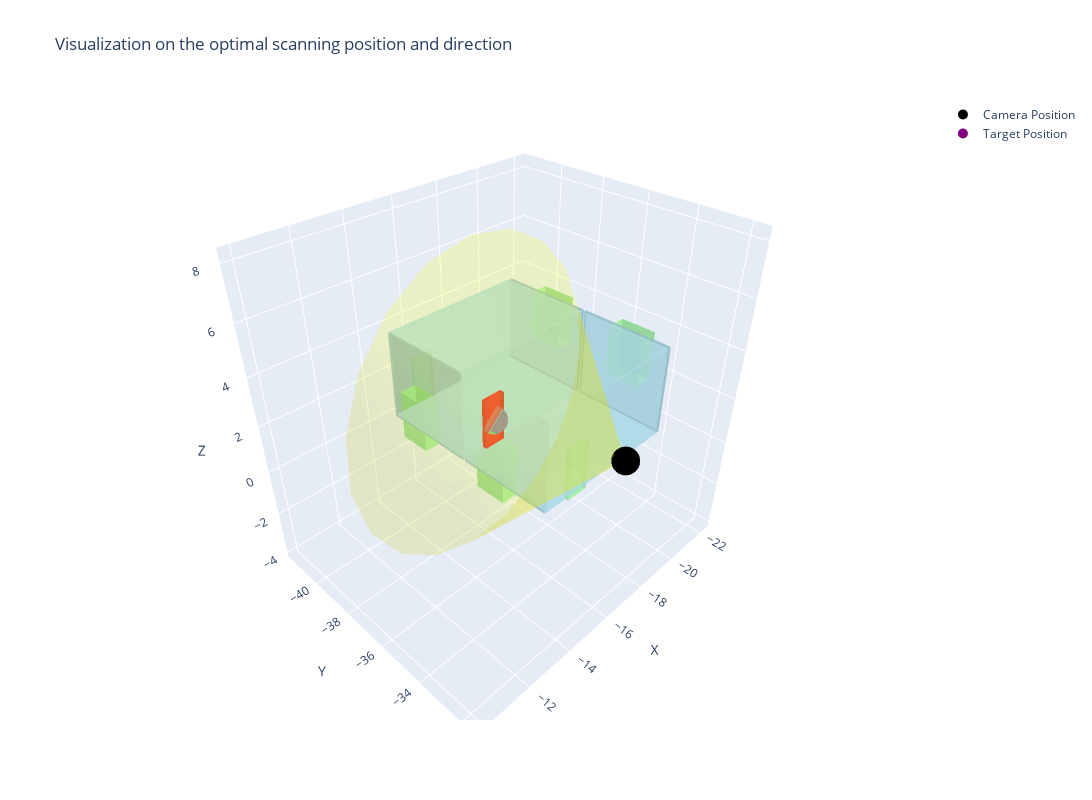

Write notebook code for a chart like this one.
### Code cell
# the fourth trial
# complex (connection reasoning) / indirect / 6 node distance / single task / door

user_description = "The door handle in room ID 13 that connects to room ID 14 is contaminated with germs."
gpt_model = "gpt-4o"
ground_truth = {
    "defect_id": 5004,
    "room_id": 13,
    "robot_id": 2,
    "path": a_star_path_planner(scene_graph, robot_storage_room_id, 13)
}
print(f"ground truth: {ground_truth}")
evaluate_end2end(user_description, scene_graph, robot_DB, gpt_model)

### Figure 1 — Plotly figure (JSON) as saved in the notebook; plotly's stock layout.template omitted (floating-point values rounded to 4 significant figures)
{"data": [{"color": "lightblue", "flatshading": true, "hoverinfo": "text", "i": [0, 0, 4, 4, 0, 0, 1, 1, 2, 2, 3, 3], "j": [1, 2, 5, 6, 1, 5, 2, 6, 3, 7, 0, 4], "k": [2, 3, 6, 7, 5, 4, 6, 5, 7, 6, 4, 7], "opacity": 0.5, "text": "ID: 1014, Type: wall", "type": "mesh3d", "x": [-21.43, -21.33, -21.33, -21.43, -21.43, -21.33, -21.33, -21.43], "y": [-37.46, -37.46, -33.6, -33.6, -37.46, -37.46, -33.6, -33.6], "z": [0, 0, 0, 0, 3.7, 3.7, 3.7, 3.7]}, {"color": "lightgreen", "flatshading": true, "hoverinfo": "text", "i": [0, 0, 4, 4, 0, 0, 1, 1, 2, 2, 3, 3], "j": [1, 2, 5, 6, 1, 5, 2, 6, 3, 7, 0, 4], "k": [2, 3, 6, 7, 5, 4, 6, 5, 7, 6, 4, 7], "opacity": 0.5, "text": "ID: 4004, Type: window", "type": "mesh3d", "x": [-22.19, -21.38, -21.38, -22.19, -22.19, -21.38, -21.38, -22.19], "y": [-36.28, -36.28, -34.78, -34.78, -36.28, -36.28, -34.78, -34.78], "z": [1.464, 1.464, 1.464, 1.464, 3.522, 3.522, 3.522, 3.522]}, {"color": "lightblue", "flatshading": true, "hoverinfo": "text", "i": [0, 0, 4, 4, 0, 0, 1, 1, 2, 2, 3, 3], "j": [1, 2, 5, 6, 1, 5, 2, 6, 3, 7, 0, 4], "k": [2, 3, 6, 7, 5, 4, 6, 5, 7, 6, 4, 7], "opacity": 0.5, "text": "ID: 1110, Type: wall", "type": "mesh3d", "x": [-21.38, -15.0, -15.0, -21.38, -21.38, -15.0, -15.0, -21.38], "y": [-33.65, -33.65, -33.55, -33.55, -33.65, -33.65, -33.55, -33.55], "z": [0, 0, 0, 0, 3.7, 3.7, 3.7, 3.7]}, {"color": "lightgreen", "flatshading": true, "hoverinfo": "text", "i": [0, 0, 4, 4, 0, 0, 1, 1, 2, 2, 3, 3], "j": [1, 2, 5, 6, 1, 5, 2, 6, 3, 7, 0, 4], "k": [2, 3, 6, 7, 5, 4, 6, 5, 7, 6, 4, 7], "opacity": 0.5, "text": "ID: 5003, Type: door", "type": "mesh3d", "x": [-16.91, -16.0, -16.0, -16.91, -16.91, -16.0, -16.0, -16.91], "y": [-33.62, -33.62, -33.43, -33.43, -33.62, -33.62, -33.43, -33.43], "z": [0, 0, 0, 0, 2.108, 2.108, 2.108, 2.108]}, {"color": "lightblue", "flatshading": true, "hoverinfo": "text", "i": [0, 0, 4, 4, 0, 0, 1, 1, 2, 2, 3, 3], "j": [1, 2, 5, 6, 1, 5, 2, 6, 3, 7, 0, 4], "k": [2, 3, 6, 7, 5, 4, 6, 5, 7, 6, 4, 7], "opacity": 0.5, "text": "ID: 2033, Type: ceiling", "type": "mesh3d", "x": [-21.38, -15.0, -15.0, -21.38, -21.38, -15.0, -15.0, -21.38], "y": [-37.46, -37.46, -33.6, -33.6, -37.46, -37.46, -33.6, -33.6], "z": [3.65, 3.65, 3.65, 3.65, 3.75, 3.75, 3.75, 3.75]}, {"color": "lightblue", "flatshading": true, "hoverinfo": "text", "i": [0, 0, 4, 4, 0, 0, 1, 1, 2, 2, 3, 3], "j": [1, 2, 5, 6, 1, 5, 2, 6, 3, 7, 0, 4], "k": [2, 3, 6, 7, 5, 4, 6, 5, 7, 6, 4, 7], "opacity": 0.5, "text": "ID: 1148, Type: wall", "type": "mesh3d", "x": [-15.05, -14.95, -14.95, -15.05, -15.05, -14.95, -14.95, -15.05], "y": [-37.46, -37.46, -33.6, -33.6, -37.46, -37.46, -33.6, -33.6], "z": [0, 0, 0, 0, 3.7, 3.7, 3.7, 3.7]}, {"color": "lightgreen", "flatshading": true, "hoverinfo": "text", "i": [0, 0, 4, 4, 0, 0, 1, 1, 2, 2, 3, 3], "j": [1, 2, 5, 6, 1, 5, 2, 6, 3, 7, 0, 4], "k": [2, 3, 6, 7, 5, 4, 6, 5, 7, 6, 4, 7], "opacity": 0.5, "text": "ID: 5007, Type: door", "type": "mesh3d", "x": [-15.02, -14.33, -14.33, -15.02, -15.02, -14.33, -14.33, -15.02], "y": [-36.15, -36.15, -34.9, -34.9, -36.15, -36.15, -34.9, -34.9], "z": [0, 0, 0, 0, 2.026, 2.026, 2.026, 2.026]}, {"color": "lightblue", "flatshading": true, "hoverinfo": "text", "i": [0, 0, 4, 4, 0, 0, 1, 1, 2, 2, 3, 3], "j": [1, 2, 5, 6, 1, 5, 2, 6, 3, 7, 0, 4], "k": [2, 3, 6, 7, 5, 4, 6, 5, 7, 6, 4, 7], "opacity": 0.5, "text": "ID: 1168, Type: wall", "type": "mesh3d", "x": [-21.38, -15.0, -15.0, -21.38, -21.38, -15.0, -15.0, -21.38], "y": [-37.51, -37.51, -37.41, -37.41, -37.51, -37.51, -37.41, -37.41], "z": [0, 0, 0, 0, 3.7, 3.7, 3.7, 3.7]}, {"color": "lightblue", "flatshading": true, "hoverinfo": "text", "i": [0, 0, 4, 4, 0, 0, 1, 1, 2, 2, 3, 3], "j": [1, 2, 5, 6, 1, 5, 2, 6, 3, 7, 0, 4], "k": [2, 3, 6, 7, 5, 4, 6, 5, 7, 6, 4, 7], "opacity": 0.5, "text": "ID: 3049, Type: floor", "type": "mesh3d", "x": [-21.38, -15.0, -15.0, -21.38, -21.38, -15.0, -15.0, -21.38], "y": [-37.46, -37.46, -33.6, -33.6, -37.46, -37.46, -33.6, -33.6], "z": [-0.05, -0.05, -0.05, -0.05, 0.05, 0.05, 0.05, 0.05]}, {"color": "lightblue", "flatshading": true, "hoverinfo": "text", "i": [0, 0, 4, 4, 0, 0, 1, 1, 2, 2, 3, 3], "j": [1, 2, 5, 6, 1, 5, 2, 6, 3, 7, 0, 4], "k": [2, 3, 6, 7, 5, 4, 6, 5, 7, 6, 4, 7], "opacity": 0.5, "text": "ID: 1033, Type: wall", "type": "mesh3d", "x": [-21.43, -21.33, -21.33, -21.43, -21.43, -21.33, -21.33, -21.43], "y": [-41.46, -41.46, -37.6, -37.6, -41.46, -41.46, -37.6, -37.6], "z": [0, 0, 0, 0, 3.7, 3.7, 3.7, 3.7]}, {"color": "lightgreen", "flatshading": true, "hoverinfo": "text", "i": [0, 0, 4, 4, 0, 0, 1, 1, 2, 2, 3, 3], "j": [1, 2, 5, 6, 1, 5, 2, 6, 3, 7, 0, 4], "k": [2, 3, 6, 7, 5, 4, 6, 5, 7, 6, 4, 7], "opacity": 0.5, "text": "ID: 4007, Type: window", "type": "mesh3d", "x": [-22.19, -21.38, -21.38, -22.19, -22.19, -21.38, -21.38, -22.19], "y": [-40.28, -40.28, -38.78, -38.78, -40.28, -40.28, -38.78, -38.78], "z": [1.464, 1.464, 1.464, 1.464, 3.522, 3.522, 3.522, 3.522]}, {"color": "lightblue", "flatshading": true, "hoverinfo": "text", "i": [0, 0, 4, 4, 0, 0, 1, 1, 2, 2, 3, 3], "j": [1, 2, 5, 6, 1, 5, 2, 6, 3, 7, 0, 4], "k": [2, 3, 6, 7, 5, 4, 6, 5, 7, 6, 4, 7], "opacity": 0.5, "text": "ID: 1079, Type: wall", "type": "mesh3d", "x": [-21.38, -15.0, -15.0, -21.38, -21.38, -15.0, -15.0, -21.38], "y": [-41.51, -41.51, -41.41, -41.41, -41.51, -41.51, -41.41, -41.41], "z": [0, 0, 0, 0, 3.7, 3.7, 3.7, 3.7]}, {"color": "lightgreen", "flatshading": true, "hoverinfo": "text", "i": [0, 0, 4, 4, 0, 0, 1, 1, 2, 2, 3, 3], "j": [1, 2, 5, 6, 1, 5, 2, 6, 3, 7, 0, 4], "k": [2, 3, 6, 7, 5, 4, 6, 5, 7, 6, 4, 7], "opacity": 0.5, "text": "ID: 5005, Type: door", "type": "mesh3d", "x": [-16.91, -16.0, -16.0, -16.91, -16.91, -16.0, -16.0, -16.91], "y": [-41.62, -41.62, -41.43, -41.43, -41.62, -41.62, -41.43, -41.43], "z": [0, 0, 0, 0, 2.108, 2.108, 2.108, 2.108]}, {"color": "lightblue", "flatshading": true, "hoverinfo": "text", "i": [0, 0, 4, 4, 0, 0, 1, 1, 2, 2, 3, 3], "j": [1, 2, 5, 6, 1, 5, 2, 6, 3, 7, 0, 4], "k": [2, 3, 6, 7, 5, 4, 6, 5, 7, 6, 4, 7], "opacity": 0.5, "text": "ID: 1141, Type: wall", "type": "mesh3d", "x": [-15.05, -14.95, -14.95, -15.05, -15.05, -14.95, -14.95, -15.05], "y": [-41.46, -41.46, -37.6, -37.6, -41.46, -41.46, -37.6, -37.6], "z": [0, 0, 0, 0, 3.7, 3.7, 3.7, 3.7]}, {"color": "lightgreen", "flatshading": true, "hoverinfo": "text", "i": [0, 0, 4, 4, 0, 0, 1, 1, 2, 2, 3, 3], "j": [1, 2, 5, 6, 1, 5, 2, 6, 3, 7, 0, 4], "k": [2, 3, 6, 7, 5, 4, 6, 5, 7, 6, 4, 7], "opacity": 0.5, "text": "ID: 5009, Type: door", "type": "mesh3d", "x": [-15.02, -14.33, -14.33, -15.02, -15.02, -14.33, -14.33, -15.02], "y": [-40.15, -40.15, -38.9, -38.9, -40.15, -40.15, -38.9, -38.9], "z": [0, 0, 0, 0, 2.026, 2.026, 2.026, 2.026]}, {"color": "lightblue", "flatshading": true, "hoverinfo": "text", "i": [0, 0, 4, 4, 0, 0, 1, 1, 2, 2, 3, 3], "j": [1, 2, 5, 6, 1, 5, 2, 6, 3, 7, 0, 4], "k": [2, 3, 6, 7, 5, 4, 6, 5, 7, 6, 4, 7], "opacity": 0.5, "text": "ID: 2051, Type: ceiling", "type": "mesh3d", "x": [-21.38, -15.0, -15.0, -21.38, -21.38, -15.0, -15.0, -21.38], "y": [-41.46, -41.46, -37.6, -37.6, -41.46, -41.46, -37.6, -37.6], "z": [3.65, 3.65, 3.65, 3.65, 3.75, 3.75, 3.75, 3.75]}, {"color": "lightblue", "flatshading": true, "hoverinfo": "text", "i": [0, 0, 4, 4, 0, 0, 1, 1, 2, 2, 3, 3], "j": [1, 2, 5, 6, 1, 5, 2, 6, 3, 7, 0, 4], "k": [2, 3, 6, 7, 5, 4, 6, 5, 7, 6, 4, 7], "opacity": 0.5, "text": "ID: 1163, Type: wall", "type": "mesh3d", "x": [-21.38, -15.0, -15.0, -21.38, -21.38, -15.0, -15.0, -21.38], "y": [-37.65, -37.65, -37.55, -37.55, -37.65, -37.65, -37.55, -37.55], "z": [0, 0, 0, 0, 3.7, 3.7, 3.7, 3.7]}, {"color": "lightblue", "flatshading": true, "hoverinfo": "text", "i": [0, 0, 4, 4, 0, 0, 1, 1, 2, 2, 3, 3], "j": [1, 2, 5, 6, 1, 5, 2, 6, 3, 7, 0, 4], "k": [2, 3, 6, 7, 5, 4, 6, 5, 7, 6, 4, 7], "opacity": 0.5, "text": "ID: 3045, Type: floor", "type": "mesh3d", "x": [-21.38, -15.0, -15.0, -21.38, -21.38, -15.0, -15.0, -21.38], "y": [-41.46, -41.46, -37.6, -37.6, -41.46, -41.46, -37.6, -37.6], "z": [-0.05, -0.05, -0.05, -0.05, 0.05, 0.05, 0.05, 0.05]}, {"color": "red", "flatshading": true, "hoverinfo": "text", "i": [0, 0, 4, 4, 0, 0, 1, 1, 2, 2, 3, 3], "j": [1, 2, 5, 6, 1, 5, 2, 6, 3, 7, 0, 4], "k": [2, 3, 6, 7, 5, 4, 6, 5, 7, 6, 4, 7], "opacity": 0.5, "text": "ID: 5004, Type: door", "type": "mesh3d", "x": [-16.91, -16.0, -16.0, -16.91, -16.91, -16.0, -16.0, -16.91], "y": [-37.62, -37.62, -37.43, -37.43, -37.62, -37.62, -37.43, -37.43], "z": [0, 0, 0, 0, 2.108, 2.108, 2.108, 2.108]}, {"marker": {"color": "black", "size": 10}, "mode": "markers", "name": "Camera Position", "type": "scatter3d", "x": [-16.46], "y": [-31.66], "z": [2.5]}, {"marker": {"color": "purple", "size": 10}, "mode": "markers", "name": "Target Position", "type": "scatter3d", "x": [-16.46], "y": [-37.53], "z": [1.054]}, {"color": "yellow", "i": [0, 0, 0, 0, 0, 0, 0, 0, 0, 0, 0, 0, 0, 0, 0, 0, 0, 0, 0, 0], "j": [1, 2, 3, 4, 5, 6, 7, 8, 9, 10, 11, 12, 13, 14, 15, 16, 17, 18, 19, 20], "k": [2, 3, 4, 5, 6, 7, 8, 9, 10, 11, 12, 13, 14, 15, 16, 17, 18, 19, 20, 1], "name": "Field of View", "opacity": 0.2, "type": "mesh3d", "x": [-16.46, -9.968, -10.16, -10.98, -12.35, -14.11, -16.07, -18.02, -19.75, -21.07, -21.84, -21.98, -21.46, -20.35, -18.77, -16.88, -14.9, -13.03, -11.49, -10.43, -9.968], "y": [-31.66, -37.17, -37.32, -37.51, -37.71, -37.91, -38.09, -38.22, -38.29, -38.29, -38.23, -38.1, -37.93, -37.73, -37.53, -37.34, -37.18, -37.08, -37.04, -37.08, -37.17], "z": [2.5, 1.715, 3.69, 5.492, 6.925, 7.835, 8.122, 7.756, 6.776, 5.288, 3.454, 1.472, -0.4424, -2.082, -3.27, -3.877, -3.837, -3.154, -1.903, -0.2193, 1.715]}], "layout": {"height": 800, "scene": {"aspectmode": "data", "aspectratio": {"x": 1, "y": 1, "z": 1}, "xaxis": {"title": {"text": "X"}, "visible": true}, "yaxis": {"title": {"text": "Y"}, "visible": true}, "zaxis": {"title": {"text": "Z"}, "visible": true}}, "title": {"text": "Visualization on the optimal scanning position and direction"}, "width": 1200}}
